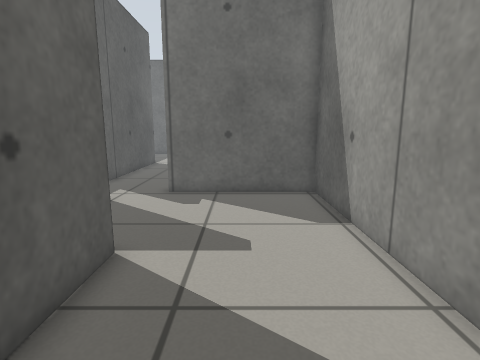
view 1 (above)

23 first-person views from a walk through a Gazebo world. The camera is 0.68 m above the floor, tilts 10° down and sees 80° across. The floor is counted in squares, 0.25 m on a side. Each view is taken from the middle of a square. On the plan, view 1 faces up. The plan holds only what a view shows up to about 19 squares ahead; the rest is blank. The place goes on beyond the plan.

view 2
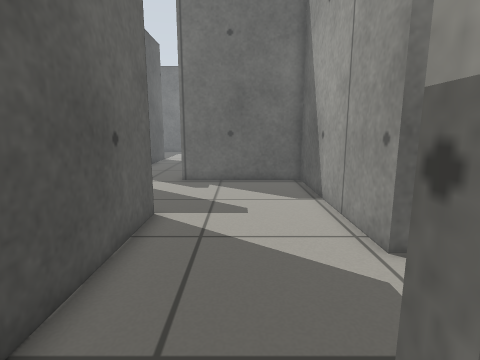

view 3
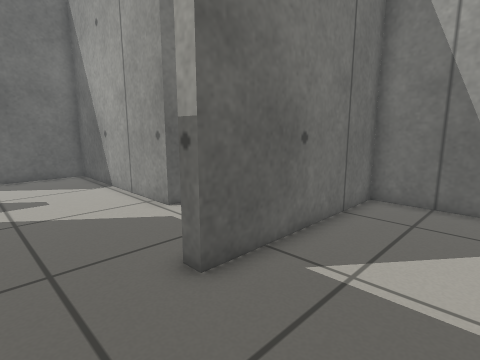

view 4
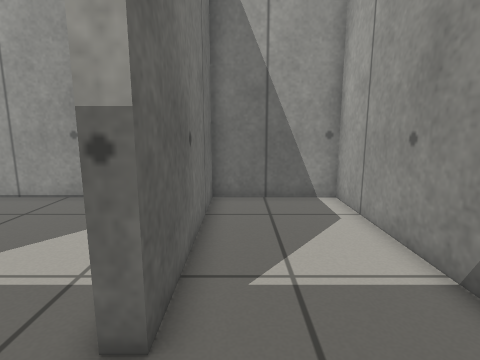

view 5
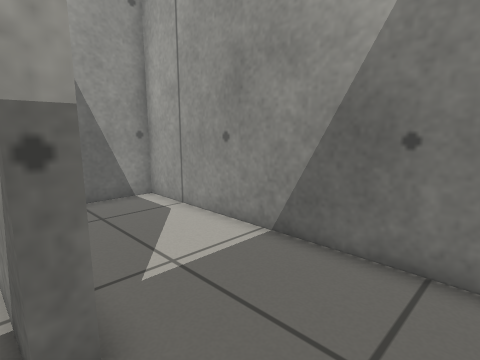

view 6
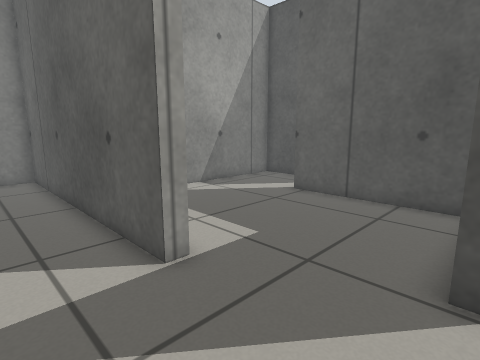

view 7
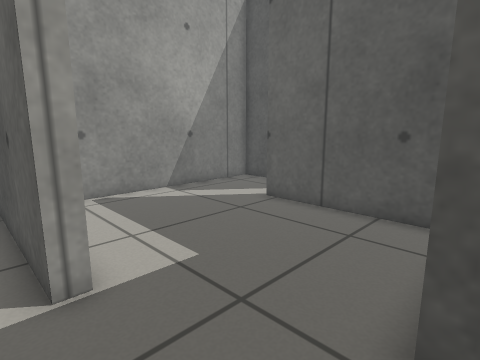

view 8
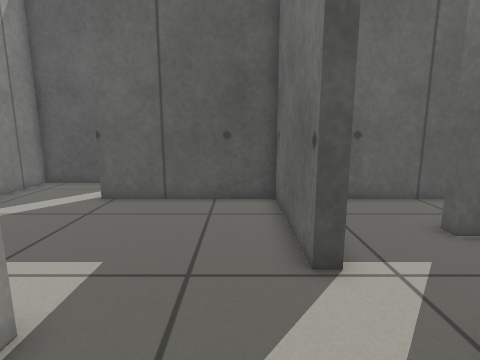

view 9
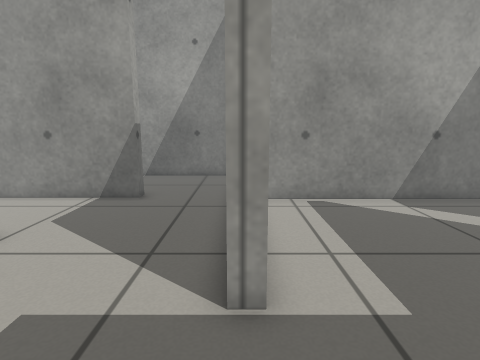

view 10
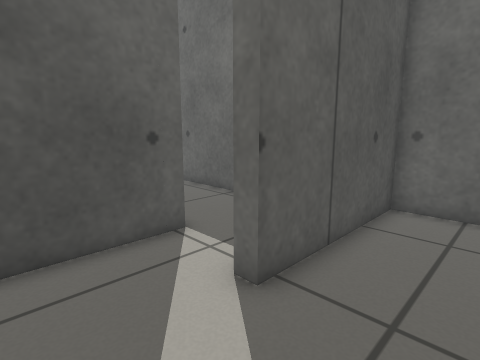

view 11
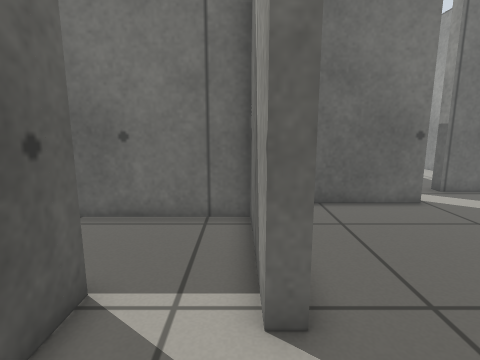

view 12
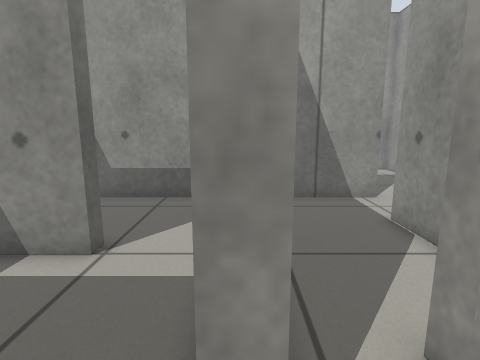

view 13
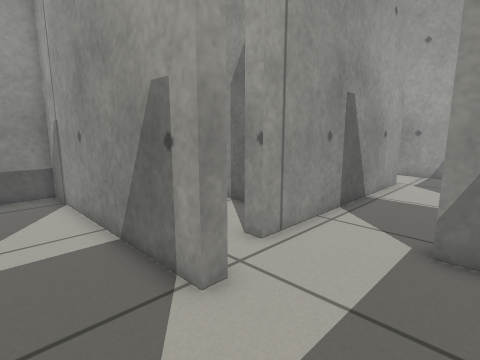

view 14
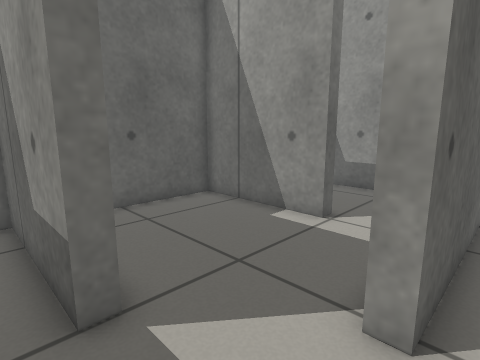

view 15
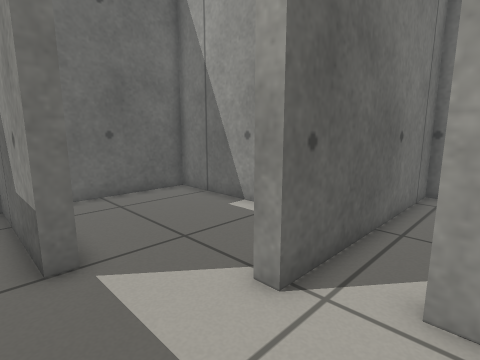

view 16
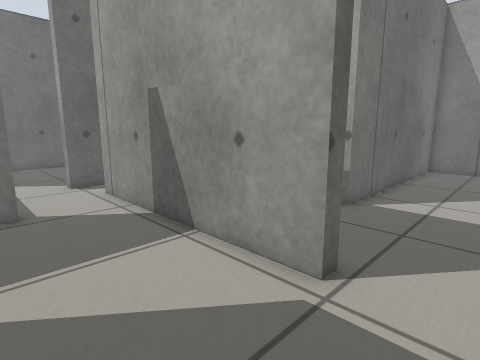

view 17
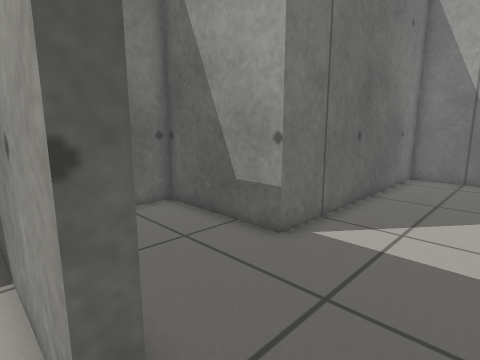

view 18
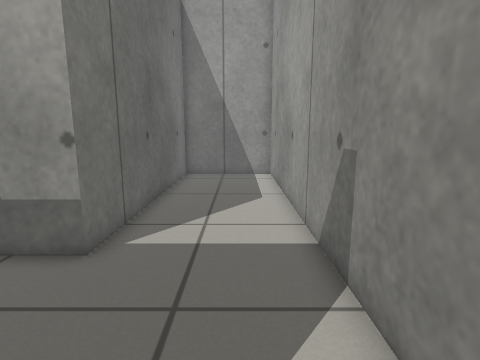

view 19
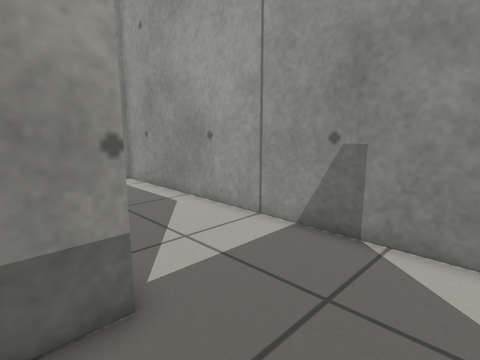

view 20
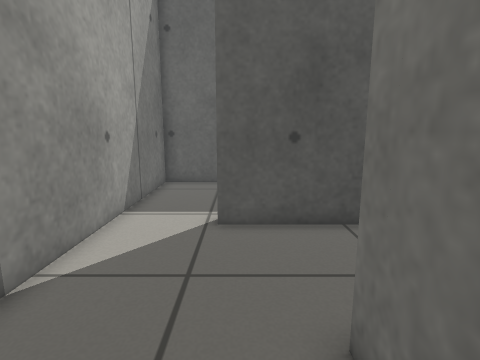

view 21
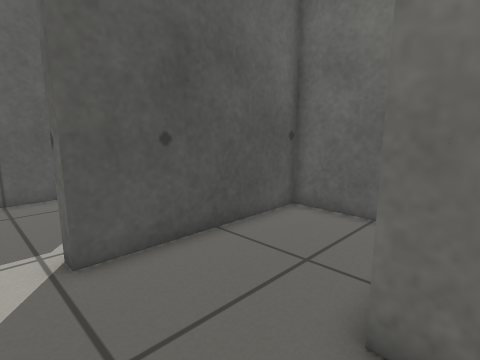

view 22
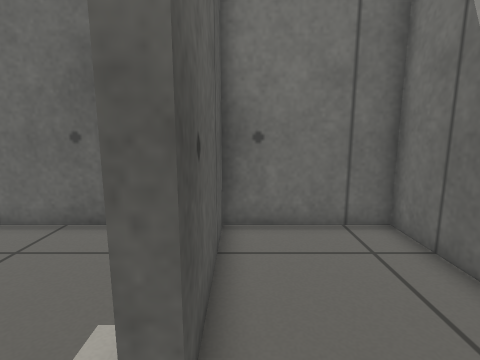

view 23
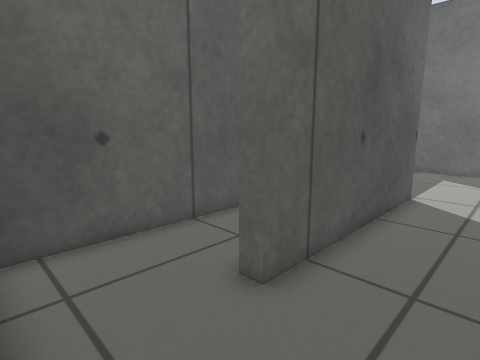

### Floor plan
Points are (right, up) in squares from view 1. A wall is a line through its corners. A room is listed if a view was taken in it or the views show most of it. See-through windows are left out.
Room 1 (views 1, 6, 7, 8, 9)
walls: (-3.5, 6) (-2.8, 6) (-2.8, -0.5); (3.3, 3) (3.3, 12.4) (-3.1, 12.4); (1.1, -1.3) (2.6, -1.3)
ways out: opening at (-1, -1.5) to room 2; opening at (-3, 9) to room 3; opening at (3.5, 1)
Room 2 (views 2, 3, 4, 5)
walls: (-2.8, -0.5) (-2.8, -6.9) (9.3, -6.9) (9.3, -1.9) (1.1, -1.9) (1.1, -1.3)
ways out: opening at (-1, -1.5) to room 1
Room 3 (views 10, 23)
walls: (-5.2, 11.1) (-5.2, 10.4) (-11.1, 10.4) (-11.1, 3.5); (-10.6, -1) (-3.4, -1)
ways out: opening at (-3, 9) to room 1; opening at (-11.5, 1.5) to room 4; opening at (-4.5, 11.5)
Room 4 (view 11)
walls: (-11.1, 3.5) (-11.7, 3.5) (-11.7, 4.5); (-14.5, 4.4) (-14.5, -1) (-10.6, -1)
ways out: opening at (-11.5, 1.5) to room 3; opening at (-13.5, 4) to room 9
Room 5 (views 12, 14, 15, 16, 17, 18)
walls: (-24.6, 5.1) (-23.7, 5.1); (-19.9, -3.6) (-20.5, -3.6) (-20.5, 6.8) (-19.9, 6.8); (-25.5, -6.9) (-19.5, -6.9); (-19.4, 8.7) (-21.4, 8.7) (-21.4, 9.3)
low walls: (-23.7, 4.5) (-24.2, 4.5)
ways out: opening at (-23.5, 9) to room 6; opening at (-20.5, -5) to room 7; opening at (-20.5, 7.5) to room 9
Room 6 (view 13)
walls: (-23.4, 12) (-24.1, 12) (-24.1, 18); (-21.4, 9.3) (-17.4, 9.3); (-17.1, 12.4) (-17.1, 17.9) (-22.9, 17.9)
ways out: opening at (-23.5, 9) to room 5; opening at (-17, 11) to room 8
Room 7 (views 19, 20, 21)
walls: (-19.5, -6.9) (-3.4, -6.9) (-3.4, -1.6) (-15.1, -1.6) (-15.1, 3.8) (-19.9, 3.8) (-19.9, -3.6)
ways out: opening at (-20.5, -5) to room 5
Room 8 (view 22)
walls: (-17.4, 9.3) (-11.7, 9.3) (-11.7, 17.9) (-16.5, 17.9) (-16.5, 12.4) (-17.1, 12.4)
ways out: opening at (-17, 11) to room 6
Room 9 (no view inside)
walls: (-17.6, 4.4) (-14.5, 4.4); (-11.7, 4.5) (-11.7, 8.7) (-19.4, 8.7)
ways out: opening at (-13.5, 4) to room 4; opening at (-20.5, 7.5) to room 5

Where each view was taken, in squares from view 1:
view 1: 0 up, 0 right, facing up
view 2: 3 down, 0 right, facing up
view 3: 6 down, 2 left, facing up-right
view 4: 3 down, 2 left, facing right
view 5: 1 down, 2 left, facing down-right
view 6: 11 up, 0 right, facing down-left
view 7: 11 up, 2 left, facing down-left
view 8: 9 up, 0 right, facing left
view 9: 10 up, 3 left, facing down
view 10: 0 up, 8 left, facing up-left
view 11: 0 up, 12 left, facing up
view 12: 9 up, 23 left, facing right
view 13: 12 up, 25 left, facing down-right
view 14: 8 up, 25 left, facing up-right
view 15: 6 up, 25 left, facing up-right
view 16: 6 down, 25 left, facing up-right
view 17: 6 down, 21 left, facing up-right
view 18: 5 down, 21 left, facing right
view 19: 0 up, 19 left, facing down-right
view 20: 3 down, 12 left, facing left
view 21: 5 down, 14 left, facing up-left
view 22: 10 up, 16 left, facing up
view 23: 11 up, 4 left, facing up-left
